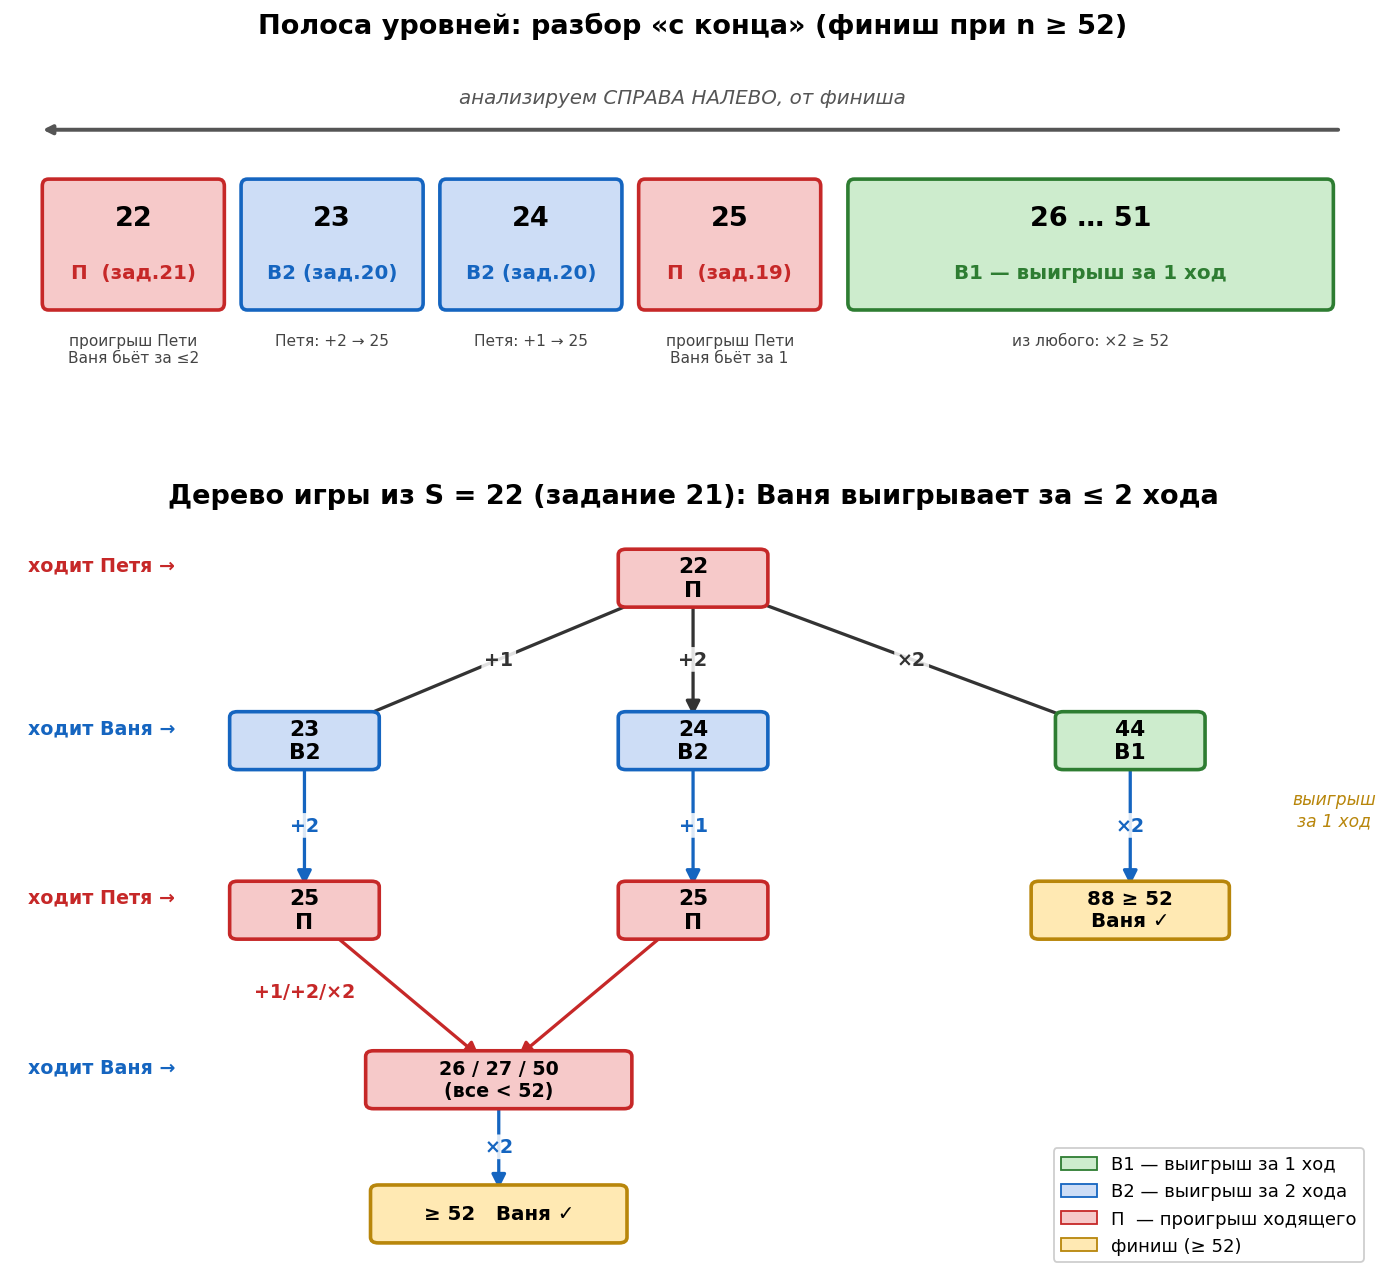

Generate this figure with Python:
import matplotlib
matplotlib.use("Agg")
import matplotlib.pyplot as plt
from matplotlib.patches import FancyBboxPatch, FancyArrowPatch
import matplotlib.font_manager as fm

plt.rcParams["font.family"] = "DejaVu Sans"

# Цвета по типам позиций
C_V1 = "#cdeccd"   # выигрыш за 1 ход (зелёный)
C_V1E = "#2e7d32"
C_P  = "#f6c9c9"   # проигрыш ходящего (красный)
C_PE = "#c62828"
C_V2 = "#cdddf6"   # выигрыш за 2 хода (синий)
C_V2E = "#1565c0"
C_FIN = "#ffe9b3"  # финиш >=52
C_FINE = "#b8860b"

fig = plt.figure(figsize=(13.5, 12))
gs = fig.add_gridspec(2, 1, height_ratios=[1, 2.0], hspace=0.18)

# ============================================================
# ВЕРХ: полоса уровней (number strip)
# ============================================================
ax1 = fig.add_subplot(gs[0])
ax1.set_xlim(0, 13)
ax1.set_ylim(0, 3.2)
ax1.axis("off")
ax1.set_title("Полоса уровней: разбор «с конца» (финиш при n ≥ 52)",
              fontsize=15, fontweight="bold", pad=12)

def cell(ax, x, w, n_label, typ, face, edge, sub=""):
    box = FancyBboxPatch((x, 1.0), w, 1.1,
                         boxstyle="round,pad=0.02,rounding_size=0.06",
                         linewidth=2, edgecolor=edge, facecolor=face)
    ax.add_patch(box)
    ax.text(x + w/2, 1.78, n_label, ha="center", va="center",
            fontsize=15, fontweight="bold")
    ax.text(x + w/2, 1.30, typ, ha="center", va="center",
            fontsize=11, color=edge, fontweight="bold")
    if sub:
        ax.text(x + w/2, 0.78, sub, ha="center", va="top",
                fontsize=8.5, color="#444")

# ячейки: 22, 23, 24, 25, и блок 26-51
cell(ax1, 0.3, 1.7, "22", "П  (зад.21)", C_P, C_PE, "проигрыш Пети\nВаня бьёт за ≤2")
cell(ax1, 2.2, 1.7, "23", "В2 (зад.20)", C_V2, C_V2E, "Петя: +2 → 25")
cell(ax1, 4.1, 1.7, "24", "В2 (зад.20)", C_V2, C_V2E, "Петя: +1 → 25")
cell(ax1, 6.0, 1.7, "25", "П  (зад.19)", C_P, C_PE, "проигрыш Пети\nВаня бьёт за 1")
cell(ax1, 8.0, 4.6, "26 … 51", "В1 — выигрыш за 1 ход", C_V1, C_V1E,
     "из любого: ×2 ≥ 52")

# стрелка направления анализа
ax1.annotate("", xy=(0.25, 2.55), xytext=(12.7, 2.55),
             arrowprops=dict(arrowstyle="-|>", lw=2.2, color="#555"))
ax1.text(6.4, 2.78, "анализируем СПРАВА НАЛЕВО, от финиша",
         ha="center", fontsize=11, style="italic", color="#555")

# ============================================================
# НИЗ: дерево игры из S = 22
# ============================================================
ax2 = fig.add_subplot(gs[1])
ax2.set_xlim(0, 14)
ax2.set_ylim(0, 10.4)
ax2.axis("off")
ax2.set_title("Дерево игры из S = 22 (задание 21): Ваня выигрывает за ≤ 2 хода",
              fontsize=15, fontweight="bold", pad=10)

def node(x, y, text, face, edge, w=1.5, h=0.78, fs=12):
    box = FancyBboxPatch((x - w/2, y - h/2), w, h,
                         boxstyle="round,pad=0.02,rounding_size=0.08",
                         linewidth=2, edgecolor=edge, facecolor=face, zorder=3)
    ax2.add_patch(box)
    ax2.text(x, y, text, ha="center", va="center",
             fontsize=fs, fontweight="bold", zorder=4)

def arrow(x1, y1, x2, y2, label, color="#333", lab_dx=0.0, lab_dy=0.0):
    a = FancyArrowPatch((x1, y1), (x2, y2),
                        arrowstyle="-|>", mutation_scale=16,
                        lw=1.8, color=color, zorder=2,
                        shrinkA=14, shrinkB=14)
    ax2.add_patch(a)
    mx, my = (x1 + x2) / 2 + lab_dx, (y1 + y2) / 2 + lab_dy
    ax2.text(mx, my, label, ha="center", va="center", fontsize=10.5,
             color=color, fontweight="bold",
             bbox=dict(boxstyle="round,pad=0.15", fc="white", ec="none", alpha=0.85),
             zorder=5)

# --- ярусы (кто ходит) ---
ax2.text(0.15, 9.7, "ходит Петя →", fontsize=10.5, color=C_PE, fontweight="bold")
ax2.text(0.15, 7.4, "ходит Ваня →", fontsize=10.5, color=C_V2E, fontweight="bold")
ax2.text(0.15, 5.0, "ходит Петя →", fontsize=10.5, color=C_PE, fontweight="bold")
ax2.text(0.15, 2.6, "ходит Ваня →", fontsize=10.5, color=C_V2E, fontweight="bold")

# уровень 0: корень
node(7.0, 9.6, "22\nП", C_P, C_PE)

# уровень 1: ходы Пети -> 23, 24, 44
node(3.0, 7.3, "23\nВ2", C_V2, C_V2E)
node(7.0, 7.3, "24\nВ2", C_V2, C_V2E)
node(11.5, 7.3, "44\nВ1", C_V1, C_V1E)

arrow(7.0, 9.6, 3.0, 7.3, "+1")
arrow(7.0, 9.6, 7.0, 7.3, "+2")
arrow(7.0, 9.6, 11.5, 7.3, "×2")

# ветка 44 -> Ваня выигрывает сразу
node(11.5, 4.9, "88 ≥ 52\nВаня ✓", C_FIN, C_FINE, w=2.0, fs=11)
arrow(11.5, 7.3, 11.5, 4.9, "×2", color=C_V2E)
ax2.text(13.6, 6.1, "выигрыш\nза 1 ход", ha="center", fontsize=9.5,
         color=C_FINE, style="italic")

# уровень 2: Ваня загоняет Петю в 25
node(3.0, 4.9, "25\nП", C_P, C_PE)
node(7.0, 4.9, "25\nП", C_P, C_PE)
arrow(3.0, 7.3, 3.0, 4.9, "+2", color=C_V2E)
arrow(7.0, 7.3, 7.0, 4.9, "+1", color=C_V2E)

# уровень 3: Петя вынужден -> 26/27/50
node(5.0, 2.5, "26 / 27 / 50\n(все < 52)", C_P, C_PE, w=2.7, fs=10.5)
arrow(3.0, 4.9, 5.0, 2.6, "+1/+2/×2", color=C_PE, lab_dx=-1.0)
arrow(7.0, 4.9, 5.0, 2.6, "", color=C_PE)

# уровень 4: Ваня добивает
node(5.0, 0.6, "≥ 52   Ваня ✓", C_FIN, C_FINE, w=2.6, fs=11)
arrow(5.0, 2.5, 5.0, 0.6, "×2", color=C_V2E)

# Легенда
import matplotlib.patches as mpatches
leg = [
    mpatches.Patch(facecolor=C_V1, edgecolor=C_V1E, label="В1 — выигрыш за 1 ход"),
    mpatches.Patch(facecolor=C_V2, edgecolor=C_V2E, label="В2 — выигрыш за 2 хода"),
    mpatches.Patch(facecolor=C_P,  edgecolor=C_PE,  label="П  — проигрыш ходящего"),
    mpatches.Patch(facecolor=C_FIN, edgecolor=C_FINE, label="финиш (≥ 52)"),
]
ax2.legend(handles=leg, loc="lower right", fontsize=10, framealpha=0.95,
           bbox_to_anchor=(1.0, -0.02))

fig.savefig("/home/user/anastasia_mogileva_project/game_diagram.png",
            dpi=130, bbox_inches="tight", facecolor="white")
print("saved")
